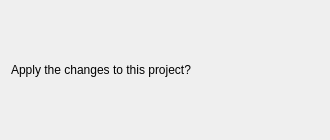
<?xml version="1.0" encoding="UTF-8"?>
<ui version="4.0">
 <class>ContentDialogContent</class>
 <widget class="QWidget" name="ContentDialogContent">
  <property name="geometry"><rect><x>0</x><y>0</y><width>330</width><height>140</height></rect></property>
  <property name="windowTitle"><string>Confirm changes</string></property>
  <property name="fluentFormHost" stdset="0"><string notr="true">ContentDialog</string></property>
  <property name="fluentPrimaryText" stdset="0"><string>Apply</string></property>
  <property name="fluentCloseText" stdset="0"><string>Cancel</string></property>
  <layout class="QVBoxLayout" name="bodyLayout">
   <item><widget class="FluentLabel" name="caption">
    <property name="text"><string>Apply the changes to this project?</string></property>
   </widget></item>
  </layout>
 </widget>
 <customwidgets>
  <customwidget><class>FluentLabel</class><extends>QLabel</extends><header>fluentqt_designer.h</header></customwidget>
 </customwidgets>
 <resources/>
 <connections/>
</ui>
